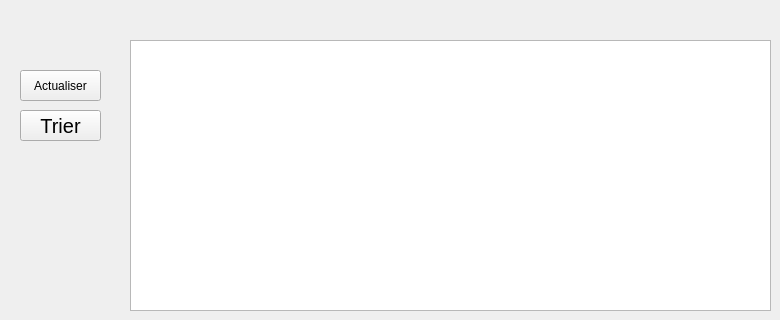
      <widget class="QWidget" name="tab_15">
       <attribute name="title">
        <string>Afficher</string>
       </attribute>
       <widget class="QTableView" name="tableTicket">
        <property name="geometry">
         <rect>
          <x>130</x>
          <y>40</y>
          <width>641</width>
          <height>271</height>
         </rect>
        </property>
        <property name="styleSheet">
         <string notr="true"/>
        </property>
       </widget>
       <widget class="QPushButton" name="pushButton_15">
        <property name="geometry">
         <rect>
          <x>20</x>
          <y>70</y>
          <width>81</width>
          <height>31</height>
         </rect>
        </property>
        <property name="styleSheet">
         <string notr="true">Actualiser rgb(0, 0, 0)</string>
        </property>
        <property name="text">
         <string>Actualiser</string>
        </property>
       </widget>
       <widget class="QPushButton" name="pushButton_16">
        <property name="geometry">
         <rect>
          <x>20</x>
          <y>110</y>
          <width>81</width>
          <height>31</height>
         </rect>
        </property>
        <property name="font">
         <font>
          <pointsize>15</pointsize>
         </font>
        </property>
        <property name="styleSheet">
         <string notr="true">color: rgb(0, 0, 0);</string>
        </property>
        <property name="text">
         <string>Trier</string>
        </property>
       </widget>
      </widget>
